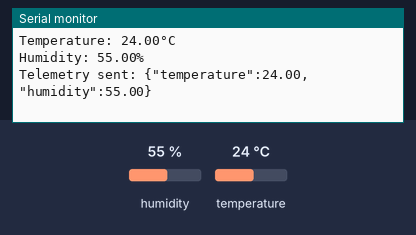
Simulated run of this program. Board: ESP32. On the bench: the last lines printed to the serial monitor. The inputs (shaded band) are chosen by the test bench; at power-on: humidity 55 %, temperature 24 °C. WiFi joins after 1.5 s; servers stay silent unless stated; no MQTT or app messages arrive unless stated.

Above: at 2.7 s.
2.8 s: humidity set to 22 %
At 5.5 s:
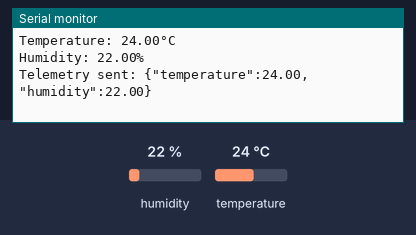
6.6 s: temperature set to 12 °C
At 8.1 s:
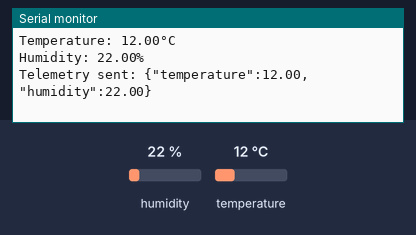
10.4 s: humidity set to 40 %
At 11.9 s:
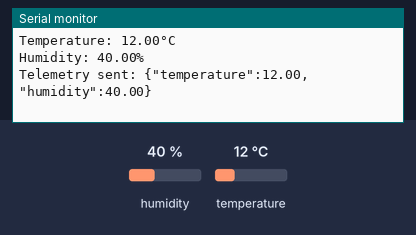
Timing chart, 0 to 13.4 s (numbered marks = the images above; inputs shaded):
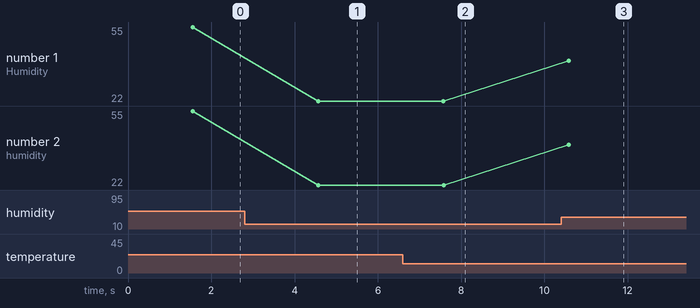

The program:

main.cpp
```cpp
#include <DHT.h>
#include <WiFi.h>
#include <PubSubClient.h>

#define WIFI_AP "Wokwi-GUEST"
#define WIFI_PASS ""

#define TB_SERVER "thingsboard.cloud"
#define TB_PORT 1883
#define TB_TOKEN "SCHqIZ8eFaYT8KXubWkX"

#define DHTPIN 4
#define DHTTYPE DHT22
DHT dht(DHTPIN, DHTTYPE);

WiFiClient espClient;
PubSubClient mqttClient(espClient);

void connectToWifi() {
  Serial.println("Connecting to WiFi...");
  WiFi.begin(WIFI_AP, WIFI_PASS);

  int attempts = 0;
  while (WiFi.status() != WL_CONNECTED && attempts < 20) {
    delay(500);
    Serial.print(".");
    attempts++;
  }

  if (WiFi.status() == WL_CONNECTED) {
    Serial.println("\nConnected to WiFi!");
    Serial.print("IP Address: ");
    Serial.println(WiFi.localIP());
  } else {
    Serial.println("\nFailed to connect to WiFi!");
  }
}

void connectToThingsboard() {
  while (!mqttClient.connected()) {
    Serial.print("Connecting to ThingsBoard... ");
    if (mqttClient.connect("ESP32_Client", TB_TOKEN, "")) {
      Serial.println("Connected to ThingsBoard!");
    } else {
      Serial.print("Failed, rc=");
      Serial.print(mqttClient.state());
      Serial.println(" retrying in 5 seconds...");
      delay(5000);
    }
  }
}

void setup() {
  Serial.begin(115200);
  Serial.println("Starting DHT22 Sensor...");
  dht.begin();

  connectToWifi();

  mqttClient.setServer(TB_SERVER, TB_PORT);
  connectToThingsboard(); // Connect to ThingsBoard after WiFi
}

void sendTelemetry(float temperature, float humidity) {
  if (!mqttClient.connected()) {
    connectToThingsboard();
  }

  mqttClient.loop();

  // Prepare JSON payload
  String payload = "{\"temperature\":";
  payload += temperature;
  payload += ",\"humidity\":";
  payload += humidity;
  payload += "}";

  // Publish telemetry to ThingsBoard
  if (mqttClient.publish("v1/devices/me/telemetry", payload.c_str())) {
    Serial.println("Telemetry sent: " + payload);
  } else {
    Serial.println("Failed to send telemetry");
  }
}

void loop() {
  // Reconnect to WiFi if necessary
  if (WiFi.status() != WL_CONNECTED) {
    connectToWifi();
  }

  // Read sensor data
  float temperature = dht.readTemperature();
  float humidity = dht.readHumidity();

  if (isnan(temperature) || isnan(humidity)) {
    Serial.println("Failed to read from DHT sensor!");
  } else {
    Serial.print("Temperature: ");
    Serial.print(temperature);
    Serial.println("°C");

    Serial.print("Humidity: ");
    Serial.print(humidity);
    Serial.println("%");

    // Send data to ThingsBoard
    sendTelemetry(temperature, humidity);
  }

  delay(3000);
}
```

Measured:
- after the input at 2.8 s, the serial monitor: prints a new line after 1.8 s (image 1)
- after the input at 6.6 s, the serial monitor: prints a new line after 0.98 s (image 2)
- after the input at 10.4 s, the serial monitor: prints a new line after 0.18 s (image 3)
- plotted number 1: 22 → 40 after the input at 10.4 s
- plotted number 2: 22 → 40 after the input at 10.4 s
